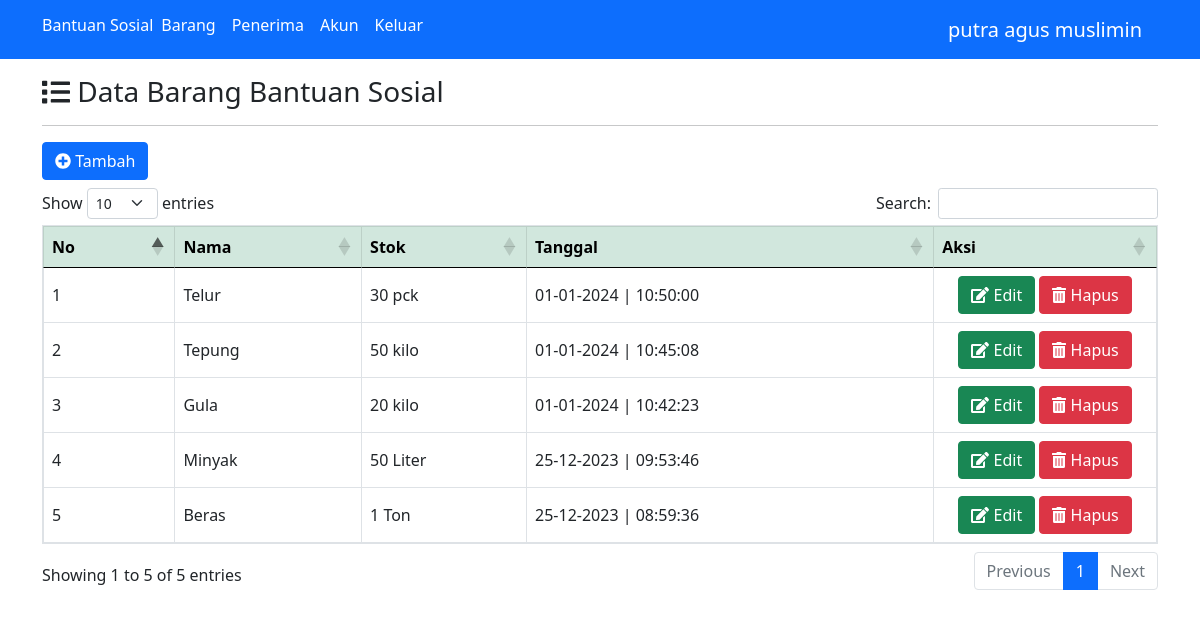
Screenshot of /barang.php (signed in) with the database file from the repository.
### tables this page shows
CREATE TABLE `barang` (
  `id_barang` int(11) NOT NULL,
  `nama` varchar(100) NOT NULL,
  `stok` varchar(100) NOT NULL,
  `tanggal` timestamp NOT NULL DEFAULT current_timestamp() ON UPDATE current_timestamp()
);

### config/control.php (called while the page is built, shortened)
<?php
function select($query)
{
    global $db;
    $result = mysqli_query($db, $query);
    $rows   = [];
    while ($row = mysqli_fetch_assoc($result)) {
        $rows[]  = $row;
    }
    return $rows;
}

### barang.php (the view, shortened to what this page needs)
<?php
include 'layout/header.php';
$data_barang = select("SELECT * FROM barang ORDER BY id_barang DESC");
?>
<div class="container mt-3">
    <h3><i class="fas fa-list"></i> Data Barang Bantuan Sosial</h3>
    <hr>
    <?php if ($_SESSION['level'] == 1) : ?>
        <a href="tambah-barang.php" class="btn btn-primary mb-2"><i class="fas fa-plus-circle"></i> Tambah</a>
    <?php endif; ?>
    <table class="table table-hover table-bordered align-middle border border-black" id="table">
        <thead>
            <tr class="table-success table-bordered  text-center">
                <th>No</th>
                <th>Nama</th>
                <th>Stok</th>
                <th>Tanggal</th>
                <th>Aksi</th>
            </tr>
        <tbody>
            <?php $no = 1; ?>
            <?php foreach ($data_barang as $barang) : ?>
                <tr>
                    <td><?= $no++; ?></td>
                    <td><?= $barang['nama']; ?></td>
                    <td><?= $barang['stok']; ?></td>
                    <td><?= date('d-m-Y | H:i:s', strtotime($barang['tanggal'])); ?></td>
                    <td width="20%" class="text-center">
                        <a href="edit-barang.php?id_barang=<?= $barang['id_barang']; ?>" class="btn btn-success"><i class="fas fa-edit"></i> Edit</a>
                        <a href="hapus-barang.php?id_barang=<?= $barang['id_barang']; ?>" class="btn btn-danger" onclick="return confirm('Yakin mau menghapus data?');">
                            <i class="fas fa-trash-alt"></i> Hapus
                        </a>
                    </td>
                </tr>
            <?php endforeach; ?>
        </tbody>
        </thead>
    </table>
</div>
<?php
include 'layout/footer.php';
?>

### rows the page displays
barang: nama "Telur", stok "30 pck", tanggal "01-01-2024 | 10:50:00"
barang: nama "Tepung", stok "50 kilo", tanggal "01-01-2024 | 10:45:08"
barang: nama "Gula", stok "20 kilo", tanggal "01-01-2024 | 10:42:23"
barang: nama "Minyak", stok "50 Liter", tanggal "25-12-2023 | 09:53:46"
barang: nama "Beras", stok "1 Ton", tanggal "25-12-2023 | 08:59:36"

### other values shown
$_SESSION['nama'] "putra agus muslimin"
